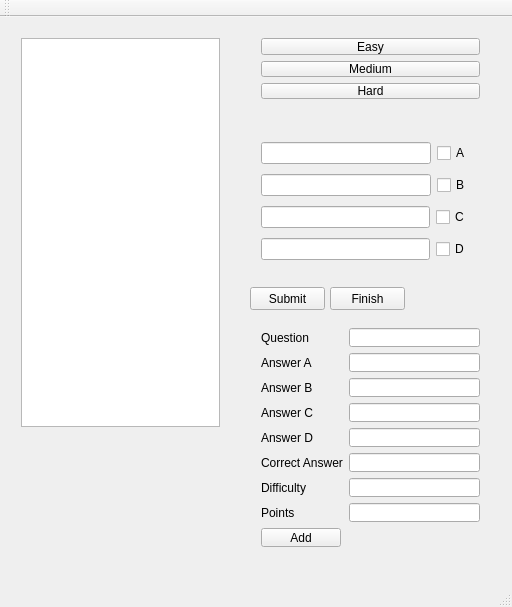
<?xml version="1.0" encoding="UTF-8"?>
<ui version="4.0">
 <class>quizv2Class</class>
 <widget class="QMainWindow" name="quizv2Class">
  <property name="geometry">
   <rect>
    <x>0</x>
    <y>0</y>
    <width>512</width>
    <height>607</height>
   </rect>
  </property>
  <property name="windowTitle">
   <string>quizv2</string>
  </property>
  <widget class="QWidget" name="centralWidget">
   <widget class="QWidget" name="verticalLayoutWidget">
    <property name="geometry">
     <rect>
      <x>10</x>
      <y>10</y>
      <width>221</width>
      <height>411</height>
     </rect>
    </property>
    <layout class="QVBoxLayout" name="verticalLayout">
     <item>
      <widget class="QListWidget" name="questionList"/>
     </item>
    </layout>
   </widget>
   <widget class="QWidget" name="gridLayoutWidget">
    <property name="geometry">
     <rect>
      <x>250</x>
      <y>10</y>
      <width>241</width>
      <height>83</height>
     </rect>
    </property>
    <layout class="QGridLayout" name="gridLayout">
     <item row="0" column="0">
      <widget class="QPushButton" name="easyButton">
       <property name="text">
        <string>Easy</string>
       </property>
      </widget>
     </item>
     <item row="1" column="0">
      <widget class="QPushButton" name="mediumButton">
       <property name="text">
        <string>Medium</string>
       </property>
      </widget>
     </item>
     <item row="2" column="0">
      <widget class="QPushButton" name="hardButtom">
       <property name="text">
        <string>Hard</string>
       </property>
      </widget>
     </item>
    </layout>
   </widget>
   <widget class="QWidget" name="gridLayoutWidget_2">
    <property name="geometry">
     <rect>
      <x>250</x>
      <y>110</y>
      <width>231</width>
      <height>151</height>
     </rect>
    </property>
    <layout class="QGridLayout" name="gridLayout_2">
     <item row="0" column="0">
      <layout class="QHBoxLayout" name="horizontalLayout_4">
       <item>
        <widget class="QLineEdit" name="aLineEdit"/>
       </item>
       <item>
        <widget class="QCheckBox" name="acheck">
         <property name="text">
          <string>A</string>
         </property>
        </widget>
       </item>
      </layout>
     </item>
     <item row="1" column="0">
      <layout class="QHBoxLayout" name="horizontalLayout_2">
       <item>
        <widget class="QLineEdit" name="bLineEdit"/>
       </item>
       <item>
        <widget class="QCheckBox" name="bcheck">
         <property name="text">
          <string>B</string>
         </property>
        </widget>
       </item>
      </layout>
     </item>
     <item row="3" column="0">
      <layout class="QHBoxLayout" name="horizontalLayout">
       <item>
        <widget class="QLineEdit" name="dLineEdit"/>
       </item>
       <item>
        <widget class="QCheckBox" name="dcheck">
         <property name="text">
          <string>D</string>
         </property>
        </widget>
       </item>
      </layout>
     </item>
     <item row="2" column="0">
      <layout class="QHBoxLayout" name="horizontalLayout_3">
       <item>
        <widget class="QLineEdit" name="cLineEdit"/>
       </item>
       <item>
        <widget class="QCheckBox" name="ccheck">
         <property name="text">
          <string>C</string>
         </property>
        </widget>
       </item>
      </layout>
     </item>
    </layout>
   </widget>
   <widget class="QPushButton" name="submitButton">
    <property name="geometry">
     <rect>
      <x>250</x>
      <y>270</y>
      <width>75</width>
      <height>23</height>
     </rect>
    </property>
    <property name="text">
     <string>Submit</string>
    </property>
   </widget>
   <widget class="QPushButton" name="finishButton">
    <property name="geometry">
     <rect>
      <x>330</x>
      <y>270</y>
      <width>75</width>
      <height>23</height>
     </rect>
    </property>
    <property name="text">
     <string>Finish</string>
    </property>
   </widget>
   <widget class="QWidget" name="formLayoutWidget">
    <property name="geometry">
     <rect>
      <x>250</x>
      <y>300</y>
      <width>241</width>
      <height>241</height>
     </rect>
    </property>
    <layout class="QFormLayout" name="formLayout">
     <item row="0" column="0">
      <widget class="QLabel" name="questionLabel">
       <property name="text">
        <string>Question</string>
       </property>
      </widget>
     </item>
     <item row="0" column="1">
      <widget class="QLineEdit" name="questionLineEdit"/>
     </item>
     <item row="1" column="0">
      <widget class="QLabel" name="answerALabel">
       <property name="text">
        <string>Answer A</string>
       </property>
      </widget>
     </item>
     <item row="1" column="1">
      <widget class="QLineEdit" name="answerALineEdit"/>
     </item>
     <item row="2" column="0">
      <widget class="QLabel" name="answerBLabel">
       <property name="text">
        <string>Answer B</string>
       </property>
      </widget>
     </item>
     <item row="2" column="1">
      <widget class="QLineEdit" name="answerBLineEdit"/>
     </item>
     <item row="3" column="0">
      <widget class="QLabel" name="answerCLabel">
       <property name="text">
        <string>Answer C</string>
       </property>
      </widget>
     </item>
     <item row="3" column="1">
      <widget class="QLineEdit" name="answerCLineEdit"/>
     </item>
     <item row="4" column="0">
      <widget class="QLabel" name="answerDLabel">
       <property name="text">
        <string>Answer D</string>
       </property>
      </widget>
     </item>
     <item row="4" column="1">
      <widget class="QLineEdit" name="answerDLineEdit"/>
     </item>
     <item row="5" column="0">
      <widget class="QLabel" name="correctAnswerLabel">
       <property name="text">
        <string>Correct Answer</string>
       </property>
      </widget>
     </item>
     <item row="5" column="1">
      <widget class="QLineEdit" name="correctAnswerLineEdit"/>
     </item>
     <item row="6" column="0">
      <widget class="QLabel" name="difficultyLabel">
       <property name="text">
        <string>Difficulty</string>
       </property>
      </widget>
     </item>
     <item row="6" column="1">
      <widget class="QLineEdit" name="difficultyLineEdit"/>
     </item>
     <item row="7" column="0">
      <widget class="QLabel" name="pointsLabel">
       <property name="text">
        <string>Points</string>
       </property>
      </widget>
     </item>
     <item row="7" column="1">
      <widget class="QLineEdit" name="pointsLineEdit"/>
     </item>
     <item row="8" column="0">
      <widget class="QPushButton" name="addButton">
       <property name="text">
        <string>Add</string>
       </property>
      </widget>
     </item>
    </layout>
   </widget>
  </widget>
  <widget class="QMenuBar" name="menuBar">
   <property name="geometry">
    <rect>
     <x>0</x>
     <y>0</y>
     <width>512</width>
     <height>21</height>
    </rect>
   </property>
  </widget>
  <widget class="QToolBar" name="mainToolBar">
   <attribute name="toolBarArea">
    <enum>TopToolBarArea</enum>
   </attribute>
   <attribute name="toolBarBreak">
    <bool>false</bool>
   </attribute>
  </widget>
  <widget class="QStatusBar" name="statusBar"/>
 </widget>
 <layoutdefault spacing="6" margin="11"/>
 <resources>
  <include location="quizv2.qrc"/>
 </resources>
 <connections/>
</ui>
